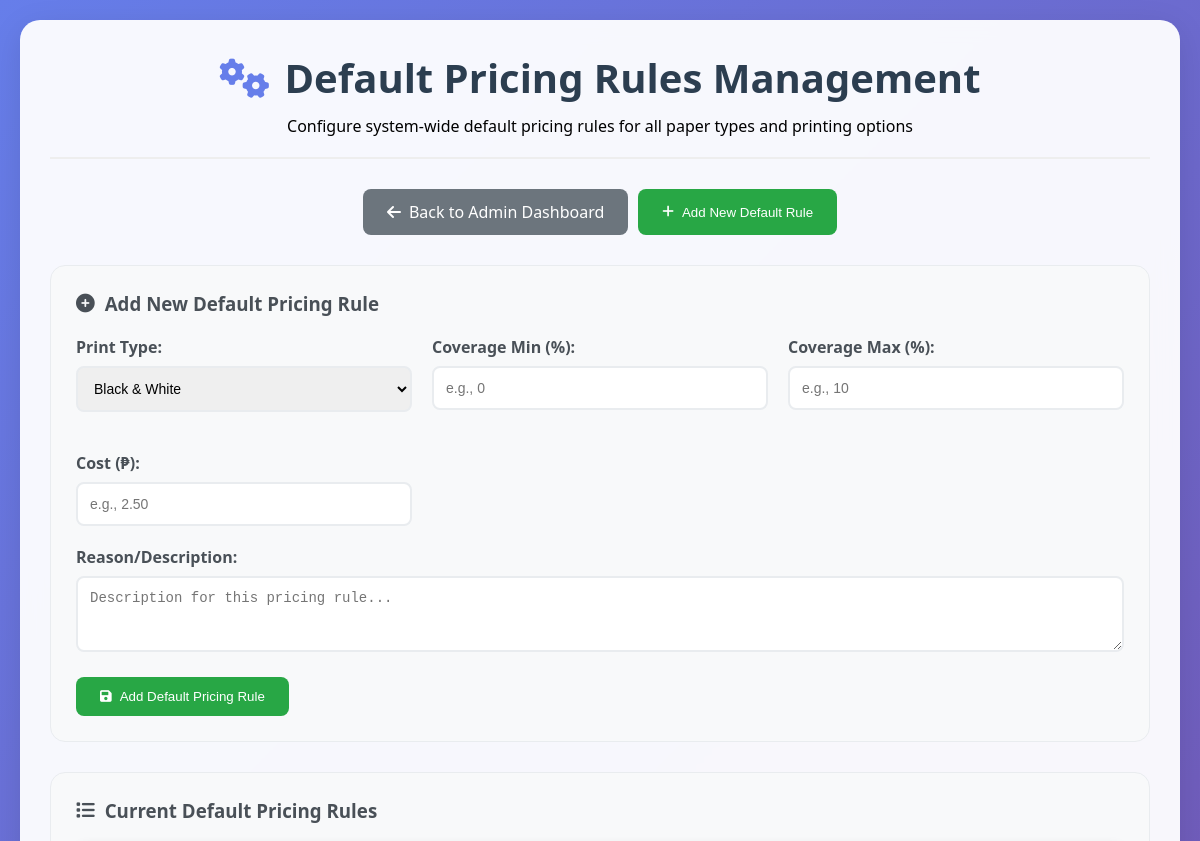
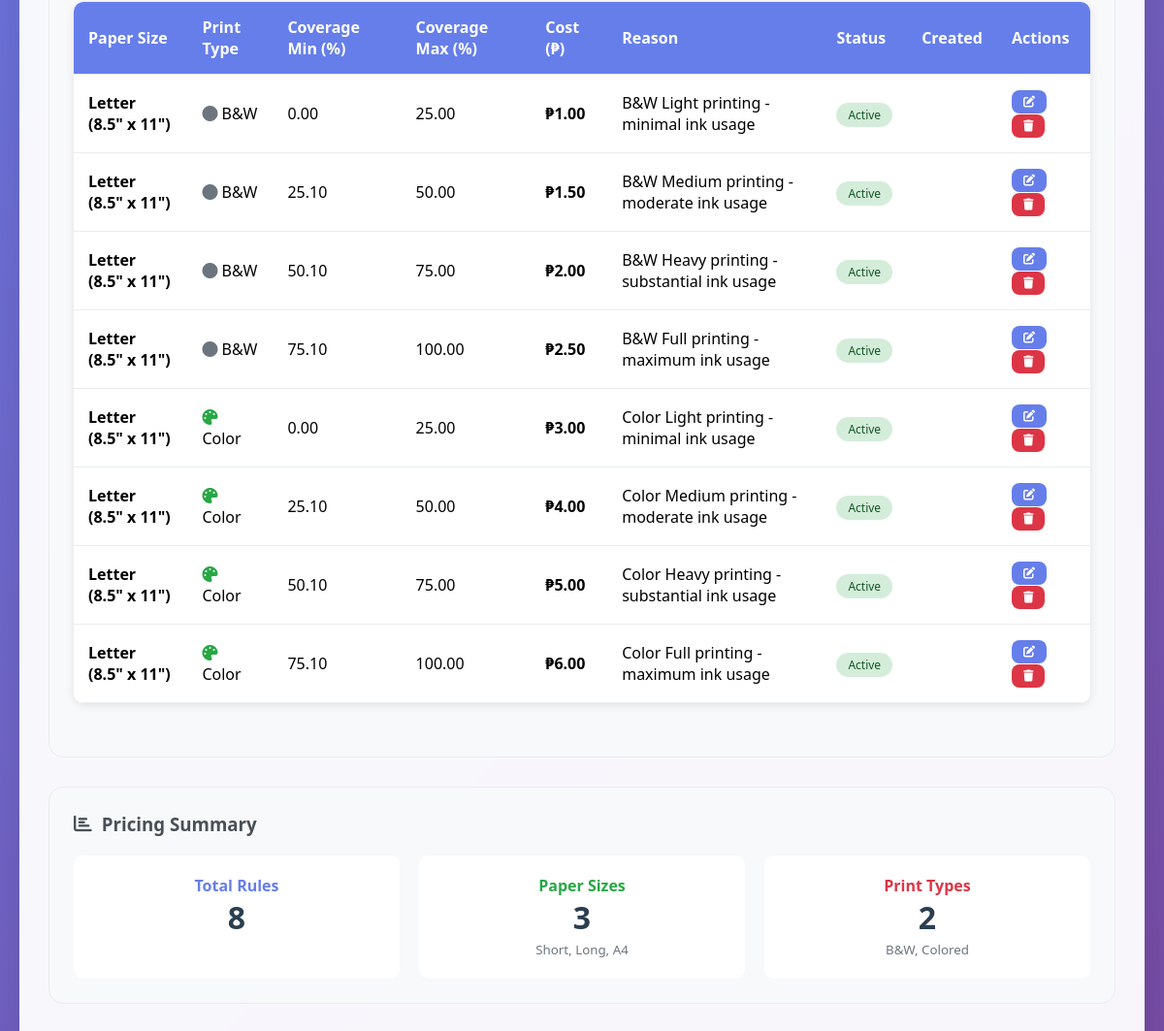
Screenshot of /default-pricing-rules/ (signed in) with the database file from the repository (2 pictures, top to bottom).
### analyzer/models.py (models this page shows, shortened)
class DefaultPricingRule(models.Model):
    PAPER_SIZE_CHOICES = [
        ('short', 'Letter (8.5" x 11")'),
        ('long', 'Legal (8.5" x 14")'),
        ('a4', 'A4 (210mm x 297mm)'),
        ('tabloid', 'Tabloid / Ledger (11" x 17")'),
        ('a3', 'A3 (297mm x 420mm)'),
        ('a3_plus', 'A3+ (329mm x 483mm)'),
        ('b4', 'B4 (250mm x 353mm)'),
        ('b3', 'B3 (353mm x 500mm)'),
        ('statement', 'Statement (5.5" x 8.5")'),
        ('executive', 'Executive (7.25" x 10.5")'),
    ]
    color = models.BooleanField(
        choices=[(True, 'Color'), (False, 'Black & White')],
        help_text="Whether this rule applies to color or black & white documents"
    )
    paper_size = models.CharField(
        max_length=10,
        choices=PAPER_SIZE_CHOICES,
        default='a4',
        help_text="Paper size for this pricing rule"
    )
    coverage_min = models.DecimalField(
        max_digits=5,
        decimal_places=2,
        validators=[MinValueValidator(0), MaxValueValidator(100)],
        help_text="Minimum coverage percentage (0-100)"
    )
    coverage_max = models.DecimalField(
        max_digits=5,
        decimal_places=2,
        validators=[MinValueValidator(0), MaxValueValidator(100)],
        help_text="Maximum coverage percentage (0-100)"
    )
    cost = models.DecimalField(
        max_digits=10,
        decimal_places=2,
        help_text="Cost in pesos for this coverage range"
    )
    reason = models.CharField(
        max_length=255,
        help_text="Description of this pricing rule (e.g., 'Light text coverage')"
    )
    is_active = models.BooleanField(
        default=True,
        help_text="Whether this rule is currently active"
    )
    class Meta:
        unique_together = ('color', 'paper_size', 'coverage_min', 'coverage_max')
        ordering = ['paper_size', 'coverage_min']
        verbose_name = "Default Pricing Rule"
        verbose_name_plural = "Default Pricing Rules (System-wide)"

### analyzer/views.py (the view, shortened to what this page needs)
# urls.py: path('default-pricing-rules/', views.default_pricing_management, name='default_pricing_management'),
@super_admin_required
def default_pricing_management(request):
    try:
        default_rules = DefaultPricingRule.objects.all().order_by('paper_size', 'color', 'coverage_min')
    except Exception as e:
        print(f"Database error in default_pricing_management: {e}")
        default_rules = []
    context = {
        'default_rules': default_rules,
    }
    return render(request, 'analyzer/admin/default_pricing_management.html', context)

### analyzer/models.py (called while the page is built)
    def can_view_all_users(self):
        return self.role == 'super_admin'

### analyzer/templates/analyzer/admin/default_pricing_management.html (shortened to what this page needs)
<!DOCTYPE html>
<html lang="en">
<head>
    <link href="https://cdnjs.cloudflare.com/ajax/libs/font-awesome/6.0.0/css/all.min.css" rel="stylesheet">
</head>
<body>
    <div class="container">
        <div class="header">
            <h1>
                <i class="fas fa-cogs"></i>
                Default Pricing Rules Management
            </h1>
            <p>Configure system-wide default pricing rules for all paper types and printing options</p>
        </div>
        <div class="nav-buttons">
            <a href="{% url 'super_admin_dashboard' %}" class="btn btn-secondary">
                <i class="fas fa-arrow-left"></i>
                Back to Admin Dashboard
            </a>
            <button onclick="showAddModal()" class="btn btn-success">
                <i class="fas fa-plus"></i>
                Add New Default Rule
            </button>
        </div>
        <div class="form-section">
            <h3>
                <i class="fas fa-plus-circle"></i>
                Add New Default Pricing Rule
            </h3>
            <form method="post" action="{% url 'default_pricing_management' %}">
                <div class="form-grid">
                    <div class="form-group">
                        <label for="color">Print Type:</label>
                        <select name="color" id="color" required>
                            <option value="False">Black & White</option>
                        </select>
                    </div>
                    <div class="form-group">
                        <label for="coverage_min">Coverage Min (%):</label>
                        <input type="number" name="coverage_min" id="coverage_min" step="0.01" min="0" max="100" required placeholder="e.g., 0">
                    </div>
                    <div class="form-group">
                        <label for="coverage_max">Coverage Max (%):</label>
                        <input type="number" name="coverage_max" id="coverage_max" step="0.01" min="0" max="100" required placeholder="e.g., 10">
                    </div>
                    <div class="form-group">
                        <label for="cost">Cost (₱):</label>
                        <input type="number" name="cost" id="cost" step="0.01" min="0" required placeholder="e.g., 2.50">
                    </div>
                </div>
                <div class="form-group">
                    <label for="reason">Reason/Description:</label>
                    <textarea name="reason" id="reason" rows="3" placeholder="Description for this pricing rule..."></textarea>
                </div>
                <button type="submit" class="btn btn-success">
                    <i class="fas fa-save"></i>
                    Add Default Pricing Rule
                </button>
            </form>
        </div>
        <div class="form-section">
            <h3>
                <i class="fas fa-list"></i>
                Current Default Pricing Rules
            </h3>
            {% if default_rules %}
                <table class="pricing-table">
                    <thead>
                        <tr>
                            <th>Paper Size</th>
                            <th>Print Type</th>
                            <th>Coverage Min (%)</th>
                            <th>Coverage Max (%)</th>
                            <th>Cost (₱)</th>
                            <th>Reason</th>
                            <th>Status</th>
                            <th>Created</th>
                            <th>Actions</th>
                        </tr>
                    </thead>
                    <tbody>
                        {% for rule in default_rules %}
                        <tr>
                            <td><strong>{{ rule.get_paper_size_display }}</strong></td>
                            <td>{% if rule.color %}<i class="fas fa-palette" style="color: #28a745;"></i> Color{% else %}<i class="fas fa-circle" style="color: #6c757d;"></i> B&W{% endif %}</td>
                            <td>{{ rule.coverage_min }}</td>
                            <td>{{ rule.coverage_max }}</td>
                            <td><strong>₱{{ rule.cost }}</strong></td>
                            <td>{{ rule.reason }}</td>
                            <td>
                                {% if rule.is_active %}
                                    <span class="status-badge status-active">Active</span>
                                {% else %}
                                    <span class="status-badge status-inactive">Inactive</span>
                                {% endif %}
                            </td>
                            <td>{{ rule.created_at|date:"M d, Y" }}</td>
                            <td>
                                <button class="btn btn-primary edit-rule-btn" style="padding: 6px 12px; font-size: 12px;"
                                        data-id="{{ rule.id }}"
                                        data-paper-size="{{ rule.paper_size }}"
                                        data-color="{{ rule.color }}"
                                        data-coverage-min="{{ rule.coverage_min }}"
                                        data-coverage-max="{{ rule.coverage_max }}"
                                        data-cost="{{ rule.cost }}"
                                        data-reason="{{ rule.reason|default:'' }}"
                                        data-is-active="{{ rule.is_active }}">
                                    <i class="fas fa-edit"></i>
                                </button>
                                <form method="post" style="display: inline;">
                                    <button type="submit" class="btn btn-danger" style="padding: 6px 12px; font-size: 12px;"
                                            onclick="return confirm('Are you sure you want to delete this default pricing rule?')">
                                        <i class="fas fa-trash"></i>
                                    </button>
                                </form>
                            </td>
                        </tr>
                        {% endfor %}
                    </tbody>
                </table>
            {% else %}
                <div class="alert alert-error">
                    <i class="fas fa-exclamation-triangle"></i>
                    No default pricing rules found. Add your first default pricing rule to get started.
                </div>
            {% endif %}
        </div>
        <div class="form-section">
            <h3>
                <i class="fas fa-chart-bar"></i>
                Pricing Summary
            </h3>
            <div class="form-grid">
                <div style="background: white; padding: 20px; border-radius: 10px; text-align: center;">
                    <h4 style="color: #667eea;">Total Rules</h4>
                    <p style="font-size: 2em; font-weight: bold; color: #2c3e50;">{{ default_rules.count }}</p>
                </div>
                <div style="background: white; padding: 20px; border-radius: 10px; text-align: center;">
                    <h4 style="color: #28a745;">Paper Sizes</h4>
                    <p style="font-size: 2em; font-weight: bold; color: #2c3e50;">3</p>
                    <small style="color: #6c757d;">Short, Long, A4</small>
                </div>
                <div style="background: white; padding: 20px; border-radius: 10px; text-align: center;">
                    <h4 style="color: #dc3545;">Print Types</h4>
                    <p style="font-size: 2em; font-weight: bold; color: #2c3e50;">2</p>
                    <small style="color: #6c757d;">B&W, Colored</small>
                </div>
            </div>
        </div>
    </div>
</body>
</html>

### analyzer/templates/analyzer/admin/default_pricing_management.html (style rules this page uses)
* { margin: 0; padding: 0; box-sizing: border-box; }
body { font-family: 'Segoe UI', Tahoma, Geneva, Verdana, sans-serif; background: linear-gradient(135deg, #667eea 0%, #764ba2 100%); min-height: 100vh; padding: 20px; }
.container { max-width: 1200px; margin: 0 auto; background: rgba(255, 255, 255, 0.95); backdrop-filter: blur(10px); border-radius: 20px; padding: 30px; box-shadow: 0 8px 32px rgba(0, 0, 0, 0.1); }
.header { text-align: center; margin-bottom: 30px; padding-bottom: 20px; border-bottom: 2px solid #eee; }
.header h1 { color: #2c3e50; font-size: 2.5rem; margin-bottom: 10px; display: flex; align-items: center; justify-content: center; gap: 15px; }
.header h1 i { color: #667eea; }
.nav-buttons { display: flex; gap: 10px; justify-content: center; margin-bottom: 30px; }
.btn { padding: 12px 24px; border: none; border-radius: 8px; cursor: pointer; text-decoration: none; font-weight: 500; display: inline-flex; align-items: center; gap: 8px; transition: all 0.3s ease; }
.btn-primary { background: #667eea; color: white; }
.btn-secondary { background: #6c757d; color: white; }
.btn-success { background: #28a745; color: white; }
.btn-danger { background: #dc3545; color: white; }
.form-section { background: #f8f9fa; padding: 25px; border-radius: 15px; margin-bottom: 30px; border: 1px solid #e9ecef; }
.form-section h3 { color: #495057; margin-bottom: 20px; display: flex; align-items: center; gap: 10px; }
.form-grid { display: grid; grid-template-columns: repeat(auto-fit, minmax(300px, 1fr)); gap: 20px; }
.form-group { margin-bottom: 20px; }
.form-group label { display: block; margin-bottom: 8px; font-weight: 600; color: #495057; }
.form-group input, .form-group select, .form-group textarea { width: 100%; padding: 12px; border: 2px solid #e9ecef; border-radius: 8px; font-size: 14px; transition: border-color 0.3s ease; }
.pricing-table { width: 100%; border-collapse: collapse; background: white; border-radius: 10px; overflow: hidden; box-shadow: 0 2px 10px rgba(0, 0, 0, 0.1); margin-bottom: 30px; }
.pricing-table th, .pricing-table td { padding: 15px; text-align: left; border-bottom: 1px solid #e9ecef; }
.pricing-table th { background: #667eea; color: white; font-weight: 600; }
.status-badge { padding: 4px 12px; border-radius: 20px; font-size: 12px; font-weight: 500; }
.status-active { background: #d4edda; color: #155724; }

### rows the page displays
DefaultPricingRule: paper_size "Letter (8.5\" x 11\")", color False (drawn), coverage_min "0.00", coverage_max "25.00", cost "1.00", reason "B&W Light printing - minimal ink usage", is_active "Active"
DefaultPricingRule: paper_size "Letter (8.5\" x 11\")", color False (drawn), coverage_min "25.10", coverage_max "50.00", cost "1.50", reason "B&W Medium printing - moderate ink usage", is_active "Active"
DefaultPricingRule: paper_size "Letter (8.5\" x 11\")", color False (drawn), coverage_min "50.10", coverage_max "75.00", cost "2.00", reason "B&W Heavy printing - substantial ink usage", is_active "Active"
DefaultPricingRule: paper_size "Letter (8.5\" x 11\")", color False (drawn), coverage_min "75.10", coverage_max "100.00", cost "2.50", reason "B&W Full printing - maximum ink usage", is_active "Active"
DefaultPricingRule: paper_size "Letter (8.5\" x 11\")", color True (drawn), coverage_min "0.00", coverage_max "25.00", cost "3.00", reason "Color Light printing - minimal ink usage", is_active "Active"
DefaultPricingRule: paper_size "Letter (8.5\" x 11\")", color True (drawn), coverage_min "25.10", coverage_max "50.00", cost "4.00", reason "Color Medium printing - moderate ink usage", is_active "Active"
DefaultPricingRule: paper_size "Letter (8.5\" x 11\")", color True (drawn), coverage_min "50.10", coverage_max "75.00", cost "5.00", reason "Color Heavy printing - substantial ink usage", is_active "Active"
DefaultPricingRule: paper_size "Letter (8.5\" x 11\")", color True (drawn), coverage_min "75.10", coverage_max "100.00", cost "6.00", reason "Color Full printing - maximum ink usage", is_active "Active"

### other values shown
{{ default_rules.count }} "8"
